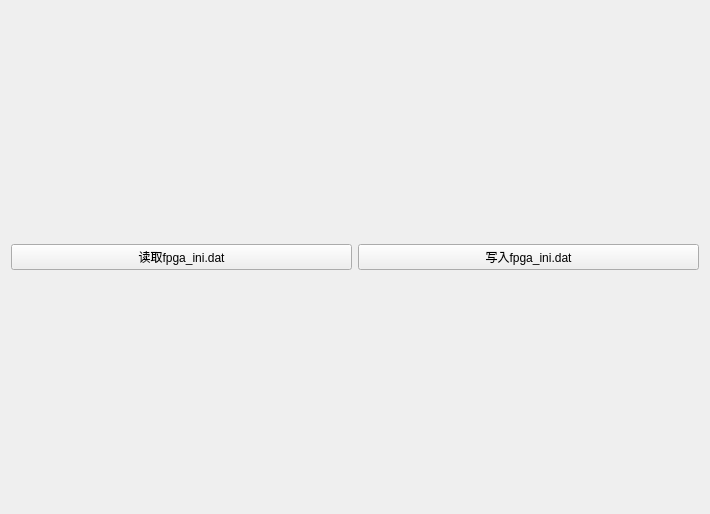
<?xml version="1.0" encoding="UTF-8"?>
<ui version="4.0">
 <class>fpga_subs</class>
 <widget class="QWidget" name="fpga_subs">
  <property name="geometry">
   <rect>
    <x>0</x>
    <y>0</y>
    <width>710</width>
    <height>514</height>
   </rect>
  </property>
  <property name="windowTitle">
   <string>Form</string>
  </property>
  <layout class="QVBoxLayout" name="verticalLayout" stretch="5,1">
   <item>
    <layout class="QVBoxLayout" name="ui_table_layout"/>
   </item>
   <item>
    <layout class="QHBoxLayout" name="horizontalLayout">
     <item>
      <widget class="QPushButton" name="ui_rd_param">
       <property name="text">
        <string>读取fpga_ini.dat</string>
       </property>
      </widget>
     </item>
     <item>
      <widget class="QPushButton" name="ui_wr_param">
       <property name="text">
        <string>写入fpga_ini.dat</string>
       </property>
      </widget>
     </item>
    </layout>
   </item>
  </layout>
 </widget>
 <resources/>
 <connections/>
</ui>
